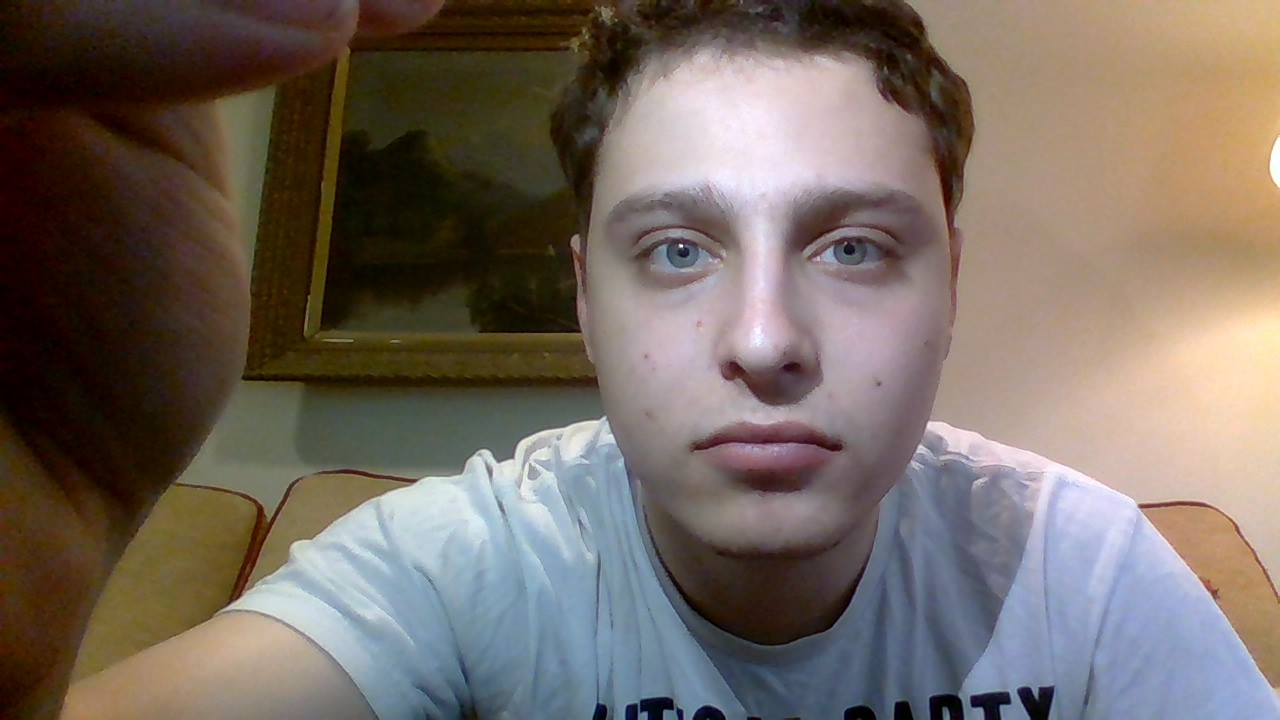
#> input picture meWebcam.jpg, 1280 x 720 px
$ python face.py
#> lines starting #> are read from the running program, lines starting #| are printed output that depends on the picture; after the words box and inside, x2 and y2 are one past the last pixel; in counts of white or black regions, pixels touching at a corner belong together; long printed decimals are rounded
import numpy as np
import cv2 as cv
import math
import colorCalc as col

#load xml files
face_cascade = cv.CascadeClassifier('C:\Program Files\opencv\sources\data\haarcascades\haarcascade_frontalface_default.xml')
eye_cascade = cv.CascadeClassifier('C:\Program Files\opencv\sources\data\haarcascades\haarcascade_eye.xml')

#define image and convert to grayscale
pic= cv.imread('meWebcam.jpg')
#> pic is the input picture: shape (720, 1280, 3); mean B, G, R 97.7, 106.2, 117.4

gray = cv.imread('meWebcam.jpg',0)
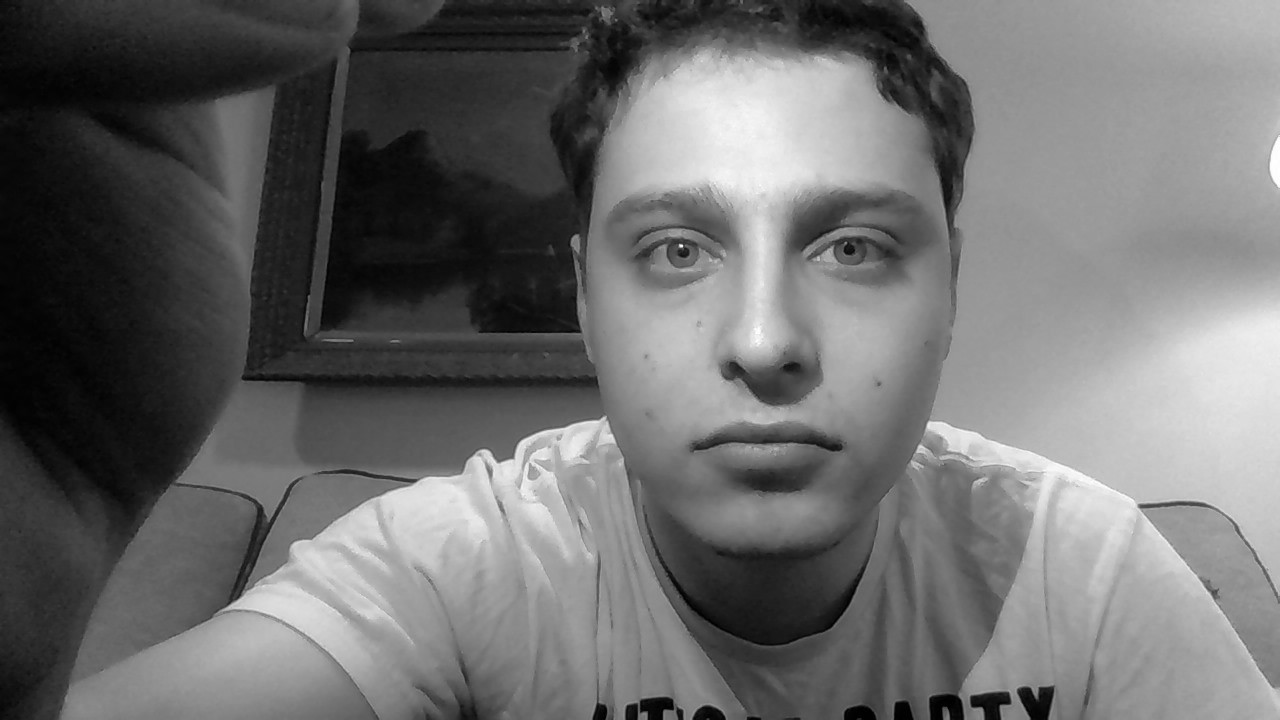
#> gray: shape (720, 1280); min 0, max 255, mean 108.5
#Did this cause i accidentally wrote img instead of pic and im lazy for now
img= pic
color = np.array([])

#scan for faces and draw rectangle
faces = face_cascade.detectMultiScale(gray, 1.3, 5)
#> faces = [[528, 59, 481, 481]]
x1= faces[0][0]
#> x1 = 528
x2= faces[0][2]
#> x2 = 481
y1= faces[0][1]
#> y1 = 59
y2= faces[0][3]
#> y2 = 481

lower= np.array([32,55,61])
upper= np.array([255,255,255])

#Tried using masks, a bit too complicated for what I am trying to do
#mask= cv.inRange(img, lower, upper)
#res= cv.bitwise_and(img,img, mask=mask)

topRight= y1+y2
#> topRight = 540
bottomLeft= x1+x2
#> bottomLeft = 1009

sl= np.mean(img[x1:x1+x2,y1:y1+y2, :], axis=2)
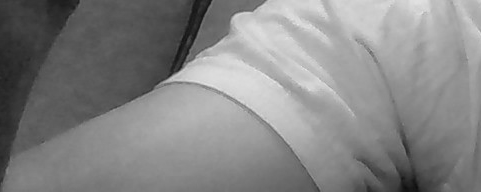
#> sl: shape (192, 481) float64; min 13, max 234.3, mean 133.3
print(sl[0][2])
#| 57.333
# taking a slice of the image

#img[x1:x1+x2, y1:y1+y2, :]= (0,0,0);


#Non-working Attempt

#x_range= range(x1,topRight+1)
#y_range= range(y1,bottomLeft+1)
#color=np.mean(gray[x1:x1+x2, y1:y1+y2, :], axis=2)
#for x in x_range:
 #   for y in y_range:
  #      avgR=avgR+gray[x][y]
   #     counter= counter+1
#img[x1:x1+x2, y1:y1+y2, :]= [0,0,0]


#draws an ROI rectangle
for (x,y,w,h) in faces:
    img = cv.rectangle(img,(x,y),(x+w,y+h),(255,0,0),2)
    gray= cv.rectangle(gray,(x,y),(x+w,y+h),(0),2)
    roi_gray = gray[y:y+h, x:x+w]
    roi_color = img[y:y+h, x:x+w]
#> this loop made 1 pass
#> pass 1, `img = cv.rectangle(img,(x,y),(x+w,y+h),(255,0,0),2)`:
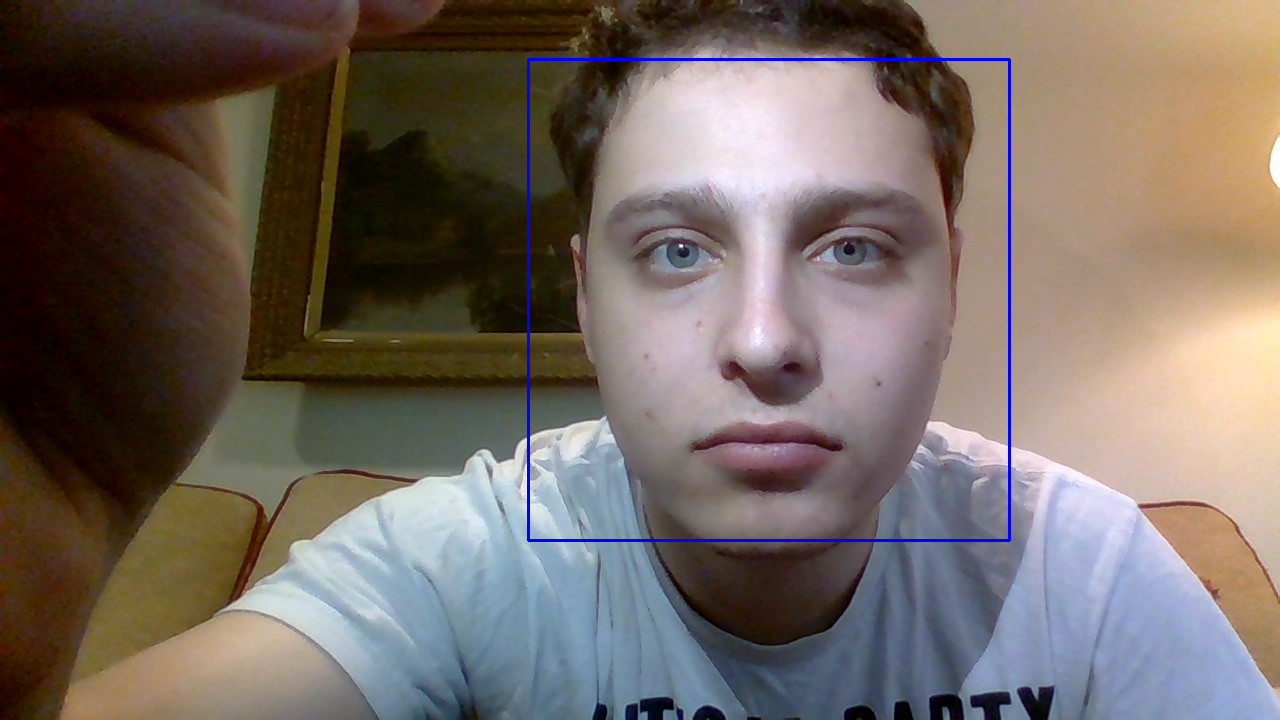
#> img: shape (720, 1280, 3); 0.63% of pixels changed, all inside (x1, y1, x2, y2) = (527, 58, 1011, 542)
#> pass 1, `gray= cv.rectangle(gray,(x,y),(x+w,y+h),(0),2)`:
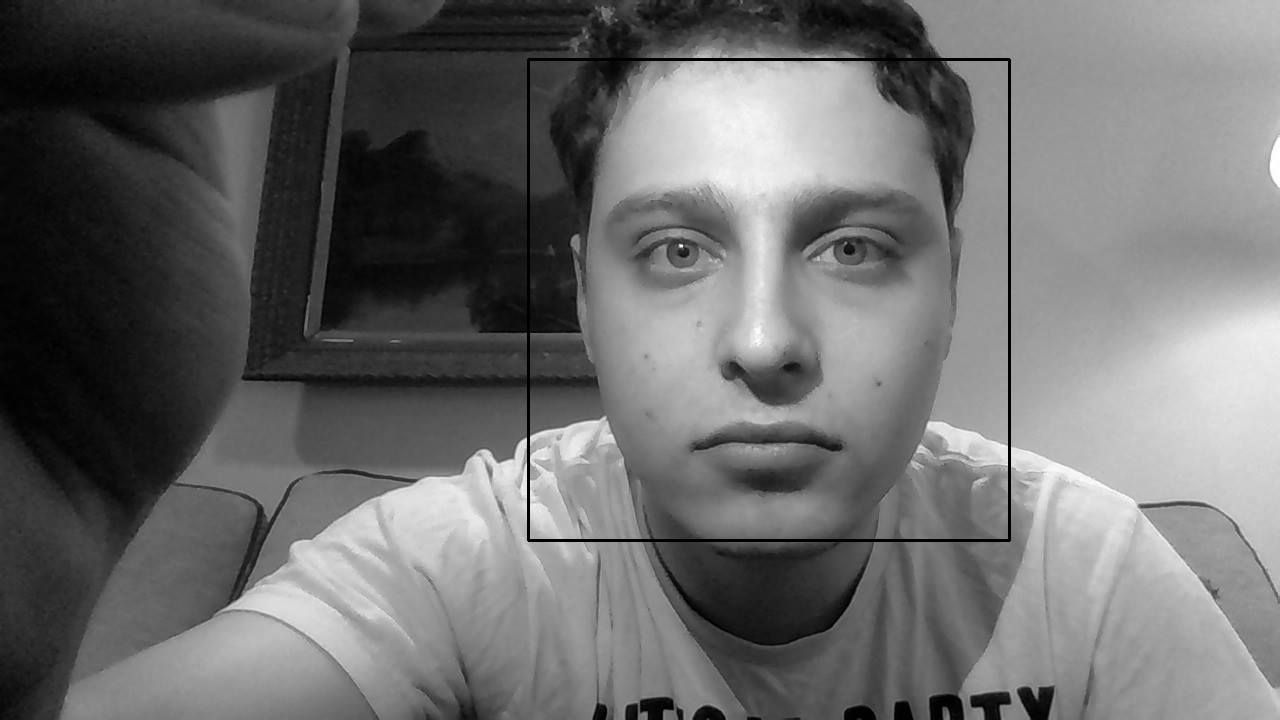
#> gray: shape (720, 1280); 0.63% of pixels changed, all inside (x1, y1, x2, y2) = (527, 58, 1011, 542)
#> pass 1, `roi_gray = gray[y:y+h, x:x+w]`:
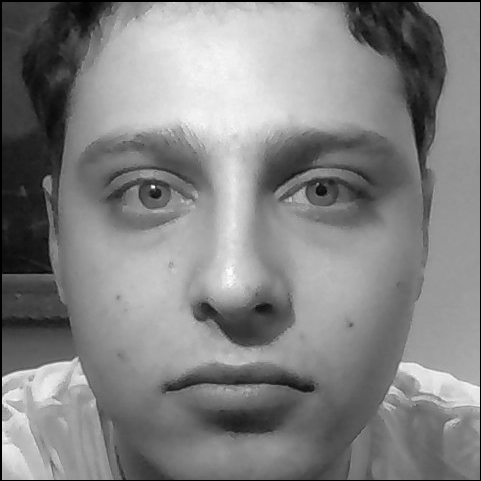
#> roi_gray: shape (481, 481); min 0, max 255, mean 130.9
#> pass 1, `roi_color = img[y:y+h, x:x+w]`:
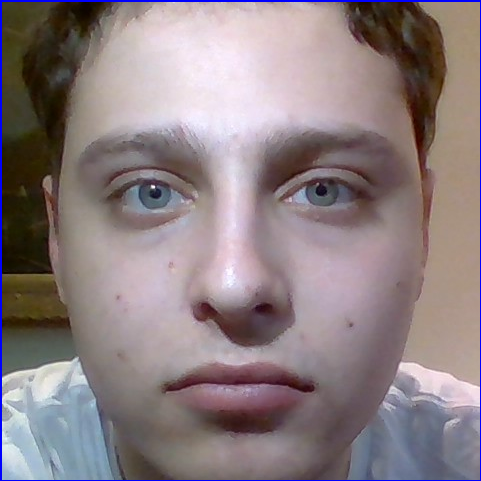
#> roi_color: shape (481, 481, 3); mean B, G, R 129.9, 126.9, 140.2

# [8 lines of commented-out code are left out]
cv.imshow('pic',pic)
cv.waitKey(0)
cv.destroyAllWindows()


input('Press ENTER to exit')

$ run again, with face.jpg copied over meWebcam.jpg
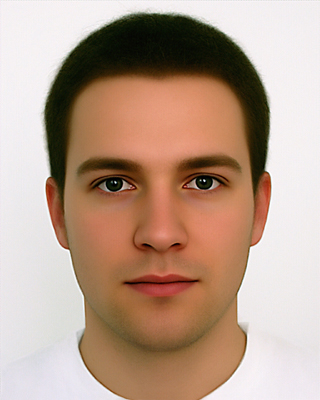
#> input picture face.jpg, 320 x 400 px
#> pic is the input picture: shape (400, 320, 3); mean B, G, R 140.9, 158, 184.4
#> faces = [[43, 90, 229, 229]]
#> x1 = 43
#> x2 = 229
#> y1 = 90
#> y2 = 229
#> topRight = 319
#> bottomLeft = 272
#> `sl= np.mean(img[x1:x1+x2,y1:y1+y2, :], axis=2)`:
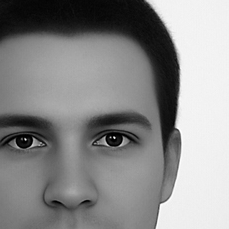
#> sl: shape (229, 229) float64; min 0, max 255, mean 138.6
#| 11.667
#> the loop `for (x,y,w,h) in faces:` made 1 pass
#> pass 1, `roi_color = img[y:y+h, x:x+w]`:
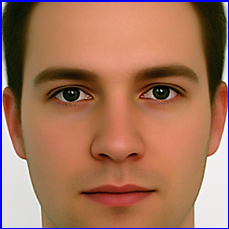
#> roi_color: shape (229, 229, 3); mean B, G, R 92.6, 115.5, 163.9

$ run again, with face10.jpg copied over meWebcam.jpg
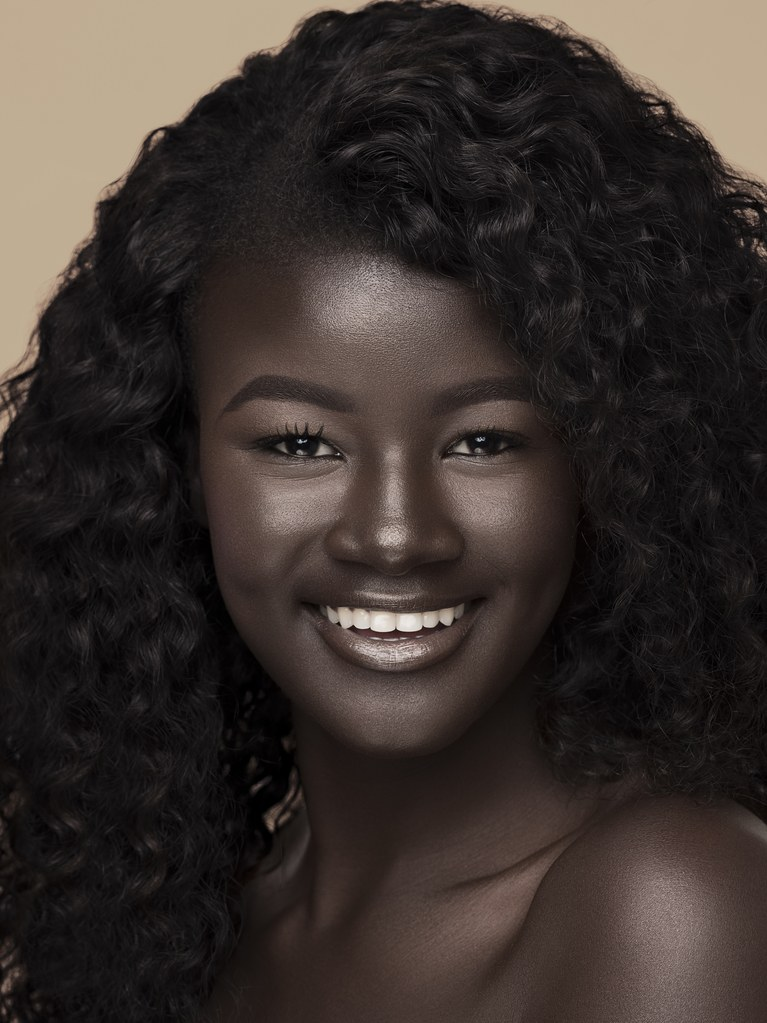
#> input picture face10.jpg, 767 x 1023 px
#> pic is the input picture: shape (1023, 767, 3); mean B, G, R 45.9, 49.8, 58
#> faces = [[163, 257, 440, 440]]
#> x1 = 163
#> x2 = 440
#> y1 = 257
#> y2 = 440
#> topRight = 697
#> bottomLeft = 603
#> `sl= np.mean(img[x1:x1+x2,y1:y1+y2, :], axis=2)`:
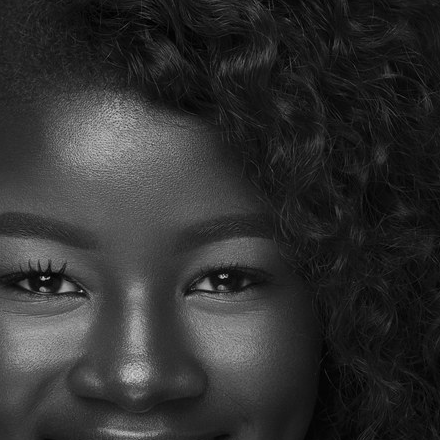
#> sl: shape (440, 440) float64; min 0, max 209.3, mean 49
#| 27.667
#> the loop `for (x,y,w,h) in faces:` made 1 pass
#> pass 1, `roi_gray = gray[y:y+h, x:x+w]`:
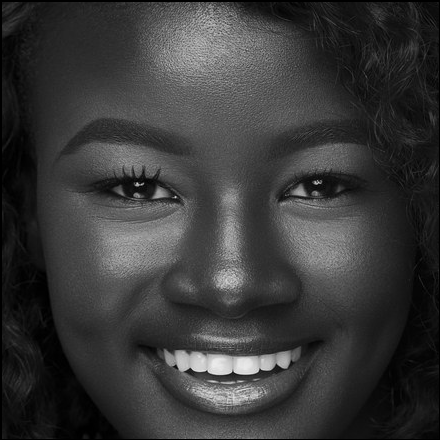
#> roi_gray: shape (440, 440); min 0, max 236, mean 56.3

$ run again, with face2.jpg copied over meWebcam.jpg
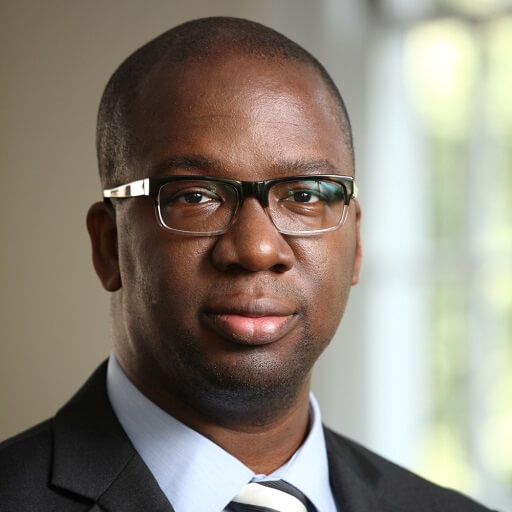
#> input picture face2.jpg, 512 x 512 px
#> pic is the input picture: shape (512, 512, 3); mean B, G, R 120.3, 132.6, 140.9
#> faces = [[110, 84, 273, 273]]
#> x1 = 110
#> x2 = 273
#> y1 = 84
#> y2 = 273
#> topRight = 357
#> bottomLeft = 383
#> `sl= np.mean(img[x1:x1+x2,y1:y1+y2, :], axis=2)`:
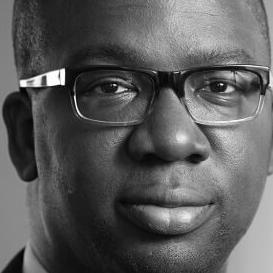
#> sl: shape (273, 273) float64; min 0.333, max 255, mean 91.5
#| 122.0
#> the loop `for (x,y,w,h) in faces:` made 1 pass
#> pass 1, `roi_color = img[y:y+h, x:x+w]`:
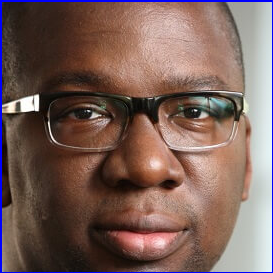
#> roi_color: shape (273, 273, 3); mean B, G, R 90, 96.6, 122
